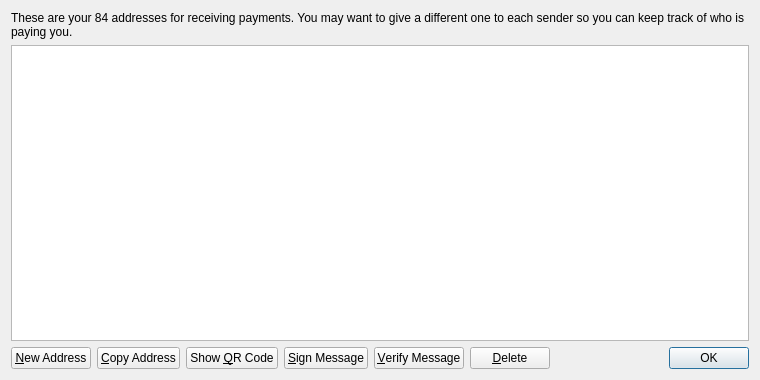
<?xml version="1.0" encoding="UTF-8"?>
<ui version="4.0">
 <class>AddressBookPage</class>
 <widget class="QWidget" name="AddressBookPage">
  <property name="geometry">
   <rect>
    <x>0</x>
    <y>0</y>
    <width>760</width>
    <height>380</height>
   </rect>
  </property>
  <property name="windowTitle">
   <string>Address Book</string>
  </property>
  <layout class="QVBoxLayout" name="verticalLayout">
   <item>
    <widget class="QLabel" name="labelExplanation">
     <property name="text">
      <string>These are your 84 addresses for receiving payments. You may want to give a different one to each sender so you can keep track of who is paying you.</string>
     </property>
     <property name="textFormat">
      <enum>Qt::PlainText</enum>
     </property>
     <property name="wordWrap">
      <bool>true</bool>
     </property>
    </widget>
   </item>
   <item>
    <widget class="QTableView" name="tableView">
     <property name="contextMenuPolicy">
      <enum>Qt::CustomContextMenu</enum>
     </property>
     <property name="toolTip">
      <string>Double-click to edit address or label</string>
     </property>
     <property name="tabKeyNavigation">
      <bool>false</bool>
     </property>
     <property name="alternatingRowColors">
      <bool>true</bool>
     </property>
     <property name="selectionMode">
      <enum>QAbstractItemView::SingleSelection</enum>
     </property>
     <property name="selectionBehavior">
      <enum>QAbstractItemView::SelectRows</enum>
     </property>
     <property name="sortingEnabled">
      <bool>true</bool>
     </property>
     <attribute name="verticalHeaderVisible">
      <bool>false</bool>
     </attribute>
    </widget>
   </item>
   <item>
    <layout class="QHBoxLayout" name="horizontalLayout">
     <item>
      <widget class="QPushButton" name="newAddressButton">
       <property name="toolTip">
        <string>Create a new address</string>
       </property>
       <property name="text">
        <string>&amp;New Address</string>
       </property>
       <property name="icon">
        <iconset resource="../bitcoin.qrc">
         <normaloff>:/icons/add</normaloff>:/icons/add</iconset>
       </property>
      </widget>
     </item>
     <item>
      <widget class="QPushButton" name="copyToClipboard">
       <property name="toolTip">
        <string>Copy the currently selected address to the system clipboard</string>
       </property>
       <property name="text">
        <string>&amp;Copy Address</string>
       </property>
       <property name="icon">
        <iconset resource="../bitcoin.qrc">
         <normaloff>:/icons/editcopy</normaloff>:/icons/editcopy</iconset>
       </property>
      </widget>
     </item>
     <item>
      <widget class="QPushButton" name="showQRCode">
       <property name="text">
        <string>Show &amp;QR Code</string>
       </property>
       <property name="icon">
        <iconset resource="../bitcoin.qrc">
         <normaloff>:/icons/qrcode</normaloff>:/icons/qrcode</iconset>
       </property>
      </widget>
     </item>
     <item>
      <widget class="QPushButton" name="signMessage">
       <property name="toolTip">
        <string>Sign a message to prove you own a Bitcoin address</string>
       </property>
       <property name="text">
        <string>&amp;Sign Message</string>
       </property>
       <property name="icon">
        <iconset resource="../bitcoin.qrc">
         <normaloff>:/icons/edit</normaloff>:/icons/edit</iconset>
       </property>
      </widget>
     </item>
     <item>
      <widget class="QPushButton" name="verifyMessage">
       <property name="toolTip">
        <string>Verify a message to ensure it was signed with a specified Bitcoin address</string>
       </property>
       <property name="text">
        <string>&amp;Verify Message</string>
       </property>
       <property name="icon">
        <iconset resource="../bitcoin.qrc">
         <normaloff>:/icons/transaction_0</normaloff>:/icons/transaction_0</iconset>
       </property>
      </widget>
     </item>
     <item>
      <widget class="QPushButton" name="deleteButton">
       <property name="toolTip">
        <string>Delete the currently selected address from the list. Only sending addresses can be deleted.</string>
       </property>
       <property name="text">
        <string>&amp;Delete</string>
       </property>
       <property name="icon">
        <iconset resource="../bitcoin.qrc">
         <normaloff>:/icons/remove</normaloff>:/icons/remove</iconset>
       </property>
      </widget>
     </item>
     <item>
      <spacer name="horizontalSpacer">
       <property name="orientation">
        <enum>Qt::Horizontal</enum>
       </property>
       <property name="sizeHint" stdset="0">
        <size>
         <width>40</width>
         <height>20</height>
        </size>
       </property>
      </spacer>
     </item>
     <item>
      <widget class="QDialogButtonBox" name="buttonBox">
       <property name="sizePolicy">
        <sizepolicy hsizetype="Maximum" vsizetype="Fixed">
         <horstretch>0</horstretch>
         <verstretch>0</verstretch>
        </sizepolicy>
       </property>
       <property name="standardButtons">
        <set>QDialogButtonBox::Ok</set>
       </property>
      </widget>
     </item>
    </layout>
   </item>
  </layout>
 </widget>
 <resources>
  <include location="../bitcoin.qrc"/>
 </resources>
 <connections/>
</ui>
